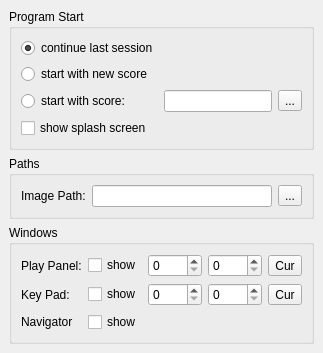
     <widget class="QWidget" name="tab" >
      <attribute name="title" >
       <string>General</string>
      </attribute>
      <layout class="QVBoxLayout" >
       <property name="spacing" >
        <number>6</number>
       </property>
       <property name="leftMargin" >
        <number>9</number>
       </property>
       <property name="topMargin" >
        <number>9</number>
       </property>
       <property name="rightMargin" >
        <number>9</number>
       </property>
       <property name="bottomMargin" >
        <number>9</number>
       </property>
       <item>
        <widget class="QGroupBox" name="groupBox_5" >
         <property name="title" >
          <string>Program Start</string>
         </property>
         <property name="flat" >
          <bool>true</bool>
         </property>
         <layout class="QGridLayout" >
          <property name="leftMargin" >
           <number>9</number>
          </property>
          <property name="topMargin" >
           <number>9</number>
          </property>
          <property name="rightMargin" >
           <number>9</number>
          </property>
          <property name="bottomMargin" >
           <number>9</number>
          </property>
          <property name="horizontalSpacing" >
           <number>6</number>
          </property>
          <property name="verticalSpacing" >
           <number>6</number>
          </property>
          <item row="2" column="1" >
           <widget class="QLineEdit" name="sessionScore" />
          </item>
          <item row="1" column="0" >
           <widget class="QRadioButton" name="newSession" >
            <property name="text" >
             <string>start with new score</string>
            </property>
           </widget>
          </item>
          <item row="2" column="2" >
           <widget class="QToolButton" name="toolButton" >
            <property name="text" >
             <string>...</string>
            </property>
            <property name="icon" >
             <iconset resource="mscore.qrc" >:/data/fileopen.svg</iconset>
            </property>
           </widget>
          </item>
          <item row="2" column="0" >
           <widget class="QRadioButton" name="scoreSession" >
            <property name="text" >
             <string>start with score:</string>
            </property>
           </widget>
          </item>
          <item row="0" column="0" >
           <widget class="QRadioButton" name="lastSession" >
            <property name="text" >
             <string>continue last session</string>
            </property>
            <property name="checked" >
             <bool>true</bool>
            </property>
           </widget>
          </item>
          <item row="3" column="0" >
           <widget class="QCheckBox" name="showSplashScreen" >
            <property name="text" >
             <string>show splash screen</string>
            </property>
           </widget>
          </item>
         </layout>
        </widget>
       </item>
       <item>
        <widget class="QGroupBox" name="groupBox_6" >
         <property name="title" >
          <string>Paths</string>
         </property>
         <property name="flat" >
          <bool>true</bool>
         </property>
         <layout class="QGridLayout" >
          <property name="leftMargin" >
           <number>9</number>
          </property>
          <property name="topMargin" >
           <number>9</number>
          </property>
          <property name="rightMargin" >
           <number>9</number>
          </property>
          <property name="bottomMargin" >
           <number>9</number>
          </property>
          <property name="horizontalSpacing" >
           <number>6</number>
          </property>
          <property name="verticalSpacing" >
           <number>6</number>
          </property>
          <item row="0" column="0" >
           <widget class="QLabel" name="label_9" >
            <property name="text" >
             <string>Image Path:</string>
            </property>
           </widget>
          </item>
          <item row="0" column="1" >
           <widget class="QLineEdit" name="imagePath" />
          </item>
          <item row="0" column="2" >
           <widget class="QToolButton" name="imagePathButton" >
            <property name="text" >
             <string>...</string>
            </property>
            <property name="icon" >
             <iconset resource="mscore.qrc" >:/data/fileopen.svg</iconset>
            </property>
           </widget>
          </item>
         </layout>
        </widget>
       </item>
       <item>
        <widget class="QGroupBox" name="groupBox" >
         <property name="title" >
          <string>Windows</string>
         </property>
         <property name="flat" >
          <bool>true</bool>
         </property>
         <layout class="QGridLayout" >
          <property name="leftMargin" >
           <number>9</number>
          </property>
          <property name="topMargin" >
           <number>9</number>
          </property>
          <property name="rightMargin" >
           <number>9</number>
          </property>
          <property name="bottomMargin" >
           <number>9</number>
          </property>
          <property name="horizontalSpacing" >
           <number>6</number>
          </property>
          <property name="verticalSpacing" >
           <number>6</number>
          </property>
          <item row="1" column="3" >
           <widget class="QSpinBox" name="keyPadY" >
            <property name="maximum" >
             <number>9999</number>
            </property>
           </widget>
          </item>
          <item row="0" column="3" >
           <widget class="QSpinBox" name="playPanelY" >
            <property name="maximum" >
             <number>9999</number>
            </property>
           </widget>
          </item>
          <item row="1" column="6" >
           <widget class="QToolButton" name="keyPadCur" >
            <property name="text" >
             <string>Cur</string>
            </property>
           </widget>
          </item>
          <item row="0" column="6" >
           <widget class="QToolButton" name="playPanelCur" >
            <property name="text" >
             <string>Cur</string>
            </property>
           </widget>
          </item>
          <item row="1" column="2" >
           <widget class="QSpinBox" name="keyPadX" >
            <property name="maximum" >
             <number>9999</number>
            </property>
           </widget>
          </item>
          <item row="0" column="2" >
           <widget class="QSpinBox" name="playPanelX" >
            <property name="maximum" >
             <number>9999</number>
            </property>
           </widget>
          </item>
          <item row="0" column="1" >
           <widget class="QCheckBox" name="playPanelShow" >
            <property name="text" >
             <string>show</string>
            </property>
           </widget>
          </item>
          <item row="1" column="1" >
           <widget class="QCheckBox" name="keyPadShow" >
            <property name="text" >
             <string>show</string>
            </property>
           </widget>
          </item>
          <item row="2" column="1" >
           <widget class="QCheckBox" name="navigatorShow" >
            <property name="text" >
             <string>show</string>
            </property>
           </widget>
          </item>
          <item row="0" column="0" >
           <widget class="QLabel" name="label_17" >
            <property name="text" >
             <string>Play Panel:</string>
            </property>
            <property name="textFormat" >
             <enum>Qt::PlainText</enum>
            </property>
           </widget>
          </item>
          <item row="1" column="0" >
           <widget class="QLabel" name="label_18" >
            <property name="text" >
             <string>Key Pad:</string>
            </property>
            <property name="textFormat" >
             <enum>Qt::PlainText</enum>
            </property>
           </widget>
          </item>
          <item row="2" column="0" >
           <widget class="QLabel" name="label_19" >
            <property name="text" >
             <string>Navigator</string>
            </property>
            <property name="textFormat" >
             <enum>Qt::PlainText</enum>
            </property>
           </widget>
          </item>
         </layout>
        </widget>
       </item>
      </layout>
     </widget>
